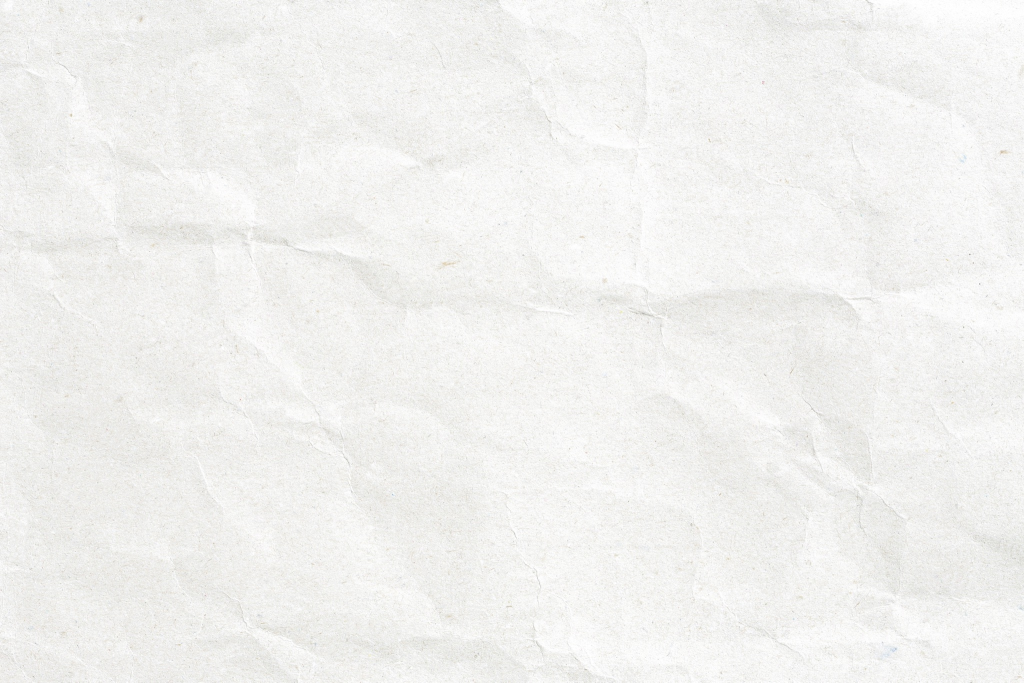
#> input picture wereld/bron/papier.jpg, 2048 x 1365 px (shown at 1/2 size)
$ python maak_schermlagen.py
#> lines starting #> are read from the running program, lines starting #| are printed output that depends on the picture
# Per levelscherm (1920 px): lucht + drie achtergrondlagen, met papiertextuur en diepte.
# Bronnen: de laagbeelden per level (assets/L1-L5), zon/wolken/bloemen (bron/gW.png, kW.png) en bron/papier.jpg.
# Elke laag is een eigen vel papier: eigen kreuk en korrel, een zachte slagschaduw op wat erachter ligt,
# en hoe verder weg, hoe meer ze naar de luchtkleur toe gaat (egaal, geen verloop).
import json, os
import numpy as np
from PIL import Image, ImageFilter
Image.MAX_IMAGE_PIXELS = None
W = os.path.dirname(os.path.abspath(__file__))

KREUK = 1.25       # hoe sterk de kreuken van het papier te zien zijn
KORREL = 0.016    # fijne korrel
NEVEL = {"10": 0.14, "9": 0.06, "8": 0.0}                  # richting luchtkleur
SCHADUW = {"10": (12, 16, 0.26), "9": (18, 22, 0.34), "8": (24, 26, 0.40)}  # (omlaag px, vaagte, sterkte)

papier = np.array(Image.open(f"{W}/bron/papier.jpg").convert("L").resize((1920, 1280))).astype(np.float32)[:1080]
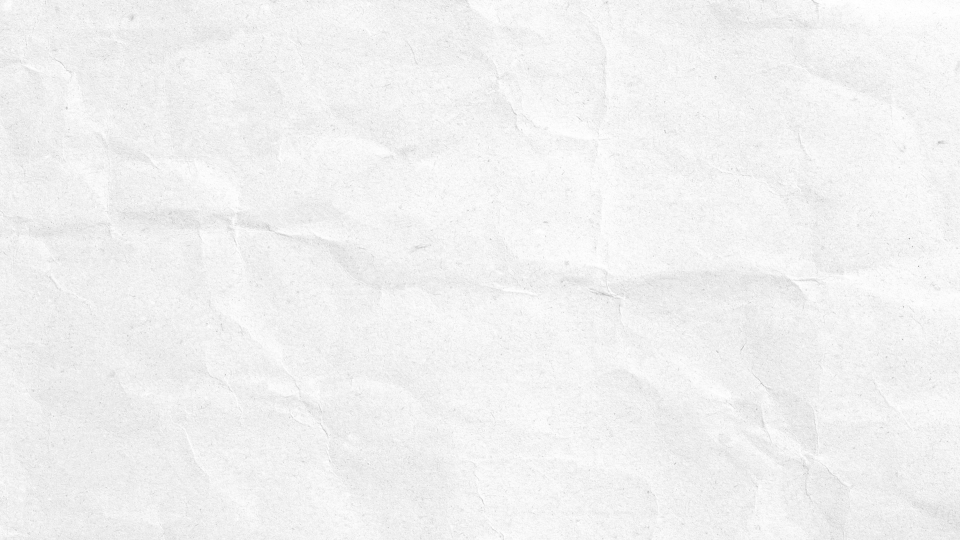
#> papier: shape (1080, 1920) float32 (shown at 1/2 size); min 110, max 255, mean 241.1
kreuk = (papier - np.array(Image.fromarray(papier.astype(np.uint8)).filter(ImageFilter.GaussianBlur(60))).astype(np.float32)) / 255
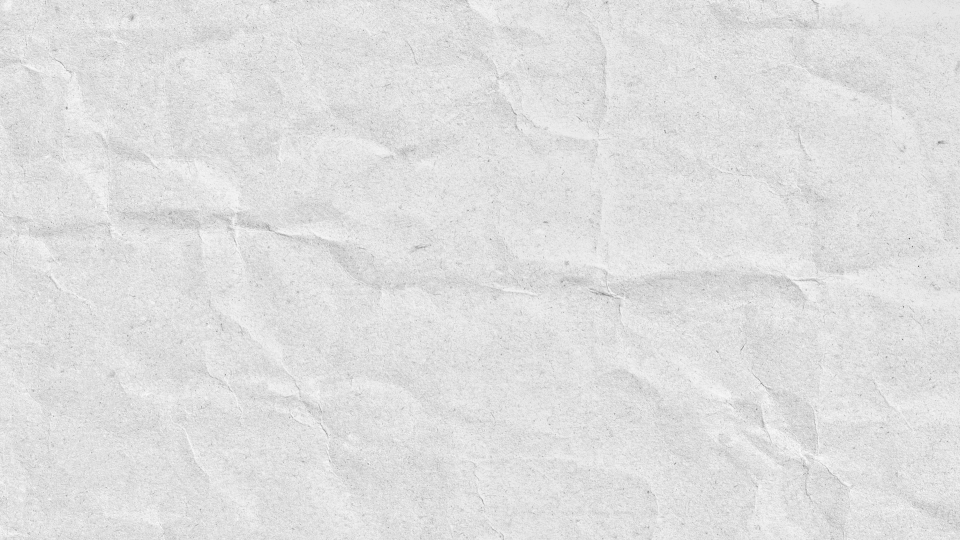
#> kreuk: shape (1080, 1920) float32 (shown at 1/2 size); min -0.525, max 0.0745, mean 1.16e-06; drawn with min black and max white
rng = np.random.default_rng(7)


def textuur(rgb, zaad):
    r = np.random.default_rng(zaad)
    k = np.roll(kreuk, (int(r.integers(1080)), int(r.integers(1920))), (0, 1))
    if zaad % 2:
        k = k[:, ::-1]
    korrel = np.array(Image.fromarray((r.random((1080, 1920)) * 255).astype(np.uint8)).filter(ImageFilter.GaussianBlur(0.7))).astype(np.float32) / 255 - 0.5
    return np.clip(rgb * (1 + KREUK * k + KORREL * 4 * korrel)[..., None], 0, 255)


def laag_af(laag, naam, luchtkleur, zaad):
    a = np.array(laag).astype(np.float32)
    rgb, alfa = a[..., :3], a[..., 3] / 255
    rgb = rgb * (1 - NEVEL[naam]) + luchtkleur * NEVEL[naam]
    rgb = textuur(rgb, zaad)
    # slagschaduw van dit vel op alles erachter
    dy, vaag, sterk = SCHADUW[naam]
    s = Image.fromarray((alfa * 255).astype(np.uint8)).filter(ImageFilter.GaussianBlur(vaag))
    s = np.roll(np.array(s).astype(np.float32) / 255, dy, axis=0)
    s[:dy] = 0
    s *= sterk
    uit_a = alfa + s * (1 - alfa)
    uit_rgb = rgb * (alfa / np.maximum(uit_a, 1e-4))[..., None]       # de schaduw zelf is zwart
    return Image.fromarray(np.dstack([uit_rgb, uit_a * 255]).astype(np.uint8))


g = np.array(Image.open(f"{W}/bron/gW.png").convert("RGB")).astype(np.float32)
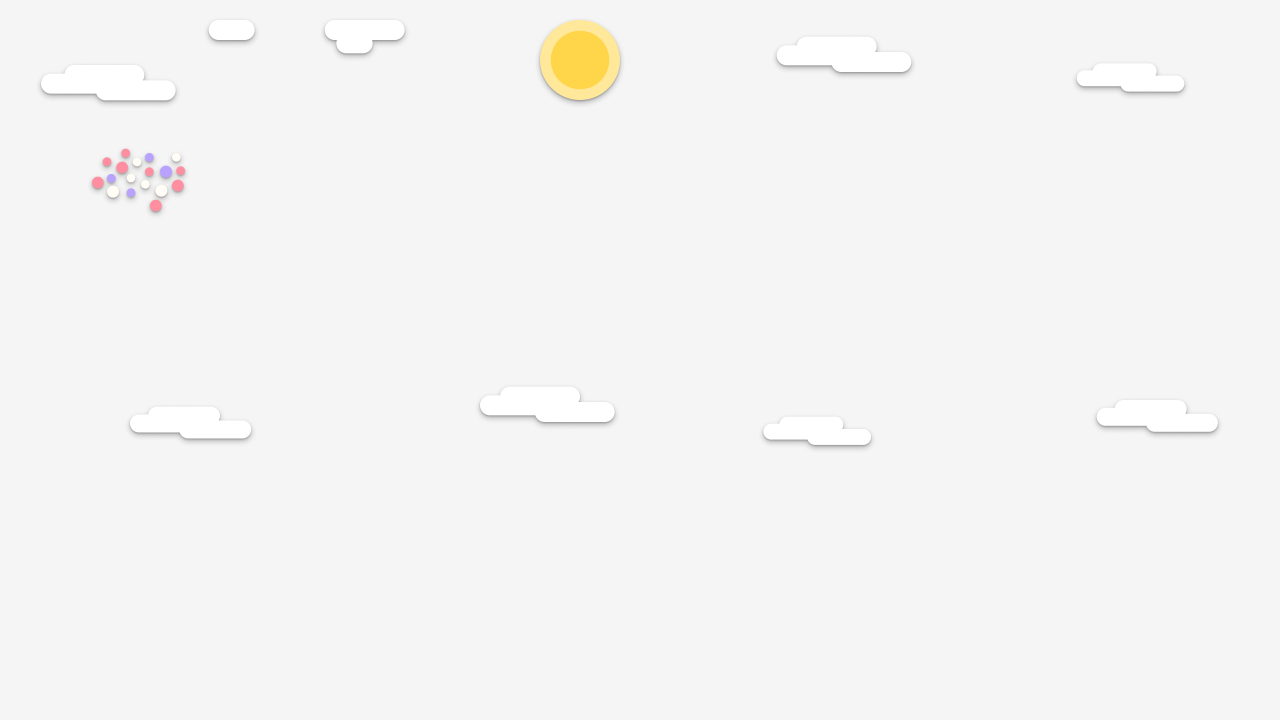
#> input picture wereld/bron/gW.png, 3840 x 2160 px (shown at 1/3 size)
k = np.array(Image.open(f"{W}/bron/kW.png").convert("RGB")).astype(np.float32)
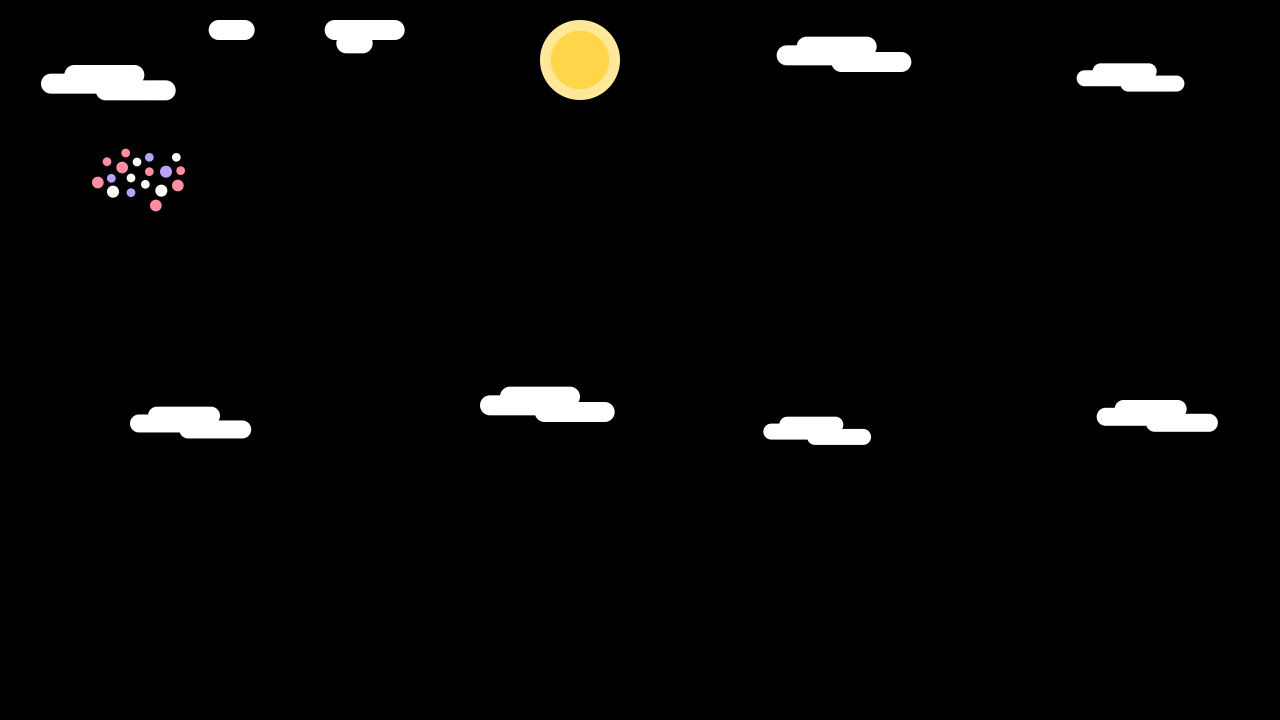
#> input picture wereld/bron/kW.png, 3840 x 2160 px (shown at 1/3 size)
a = np.clip(1 - (g - k).mean(axis=2) / 245.0, 0, 1)
c = np.where(a[..., None] > 0.003, k / np.maximum(a[..., None], 0.003), 0)
wolken = Image.fromarray(np.dstack([np.clip(c, 0, 255), a * 255]).astype(np.uint8))

for n in range(1, 6):
#> (the run stopped early here; a loop or call above may not have finished)
